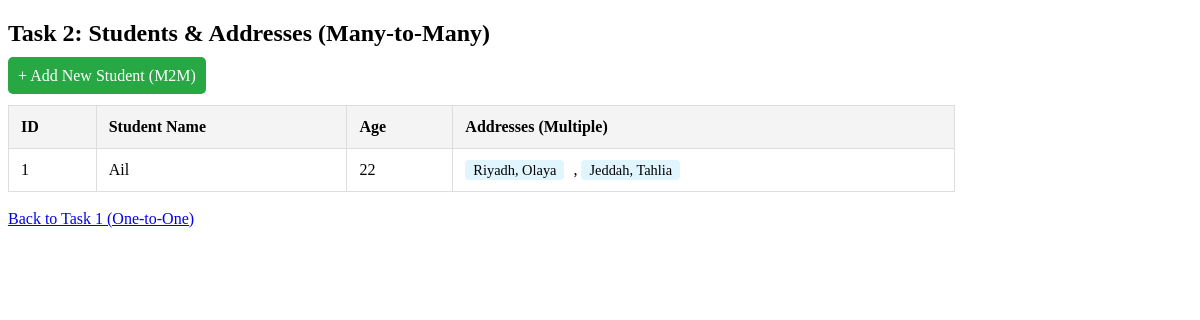
The app's page /books/students2/ with its own data.
### apps/bookmodule/models.py (models this page shows, shortened)
class Student2(models.Model):
    name = models.CharField(max_length=100)
    age = models.IntegerField()
    addresses = models.ManyToManyField(Address2)

class Address2(models.Model):
    city = models.CharField(max_length=100)
    street = models.CharField(max_length=100)
    def __str__(self):
        return f"{self.city}, {self.street}"

### apps/bookmodule/views.py (the view)
# urls.py: path('students2/', views.list_students2, name='list_students2'),
def list_students2(request):
    students = Student2.objects.all()
    return render(request, 'bookmodule/list_students2.html', {'students': students})

### apps/templates/bookmodule/list_students2.html (shortened to what this page needs)
<!DOCTYPE html>
<html>
<head>
</head>
<body>
    <h2>Task 2: Students & Addresses (Many-to-Many)</h2>
    <a href="{% url 'add_student2' %}" style="padding: 10px; background-color: #28a745; color: white; text-decoration: none; border-radius: 5px;">
        + Add New Student (M2M)
    </a>
    <table>
        <thead>
            <tr>
                <th>ID</th>
                <th>Student Name</th>
                <th>Age</th>
                <th>Addresses (Multiple)</th>
            </tr>
        </thead>
        <tbody>
            {% for s in students %}
            <tr>
                <td>{{ s.id }}</td>
                <td>{{ s.name }}</td>
                <td>{{ s.age }}</td>
                <td>
                    {% for addr in s.addresses.all %}
                        <span class="address-tag">{{ addr }}</span>
                        {% if not forloop.last %}, {% endif %}
                    {% empty %}
                        <span style="color: red;">No addresses assigned</span>
                    {% endfor %}
                </td>
            </tr>
            {% empty %}
            <tr>
                <td colspan="4">No students found.</td>
            </tr>
            {% endfor %}
        </tbody>
    </table>
    <br>
    <a href="{% url 'list_students' %}">Back to Task 1 (One-to-One)</a>
</body>
</html>

### apps/templates/bookmodule/list_students2.html (style rules this page uses)
table { width: 80%; border-collapse: collapse; margin-top: 20px; }
th, td { border: 1px solid #ddd; padding: 12px; text-align: left; }
th { background-color: #f4f4f4; }
.address-tag { background-color: #e1f5fe; padding: 2px 8px; border-radius: 4px; margin-right: 5px; font-size: 0.9em; }

### records on screen
Student2: id "1", name "Ail", age "22"
Address2: city+street "Riyadh, Olaya"
Address2: city+street "Jeddah, Tahlia"
